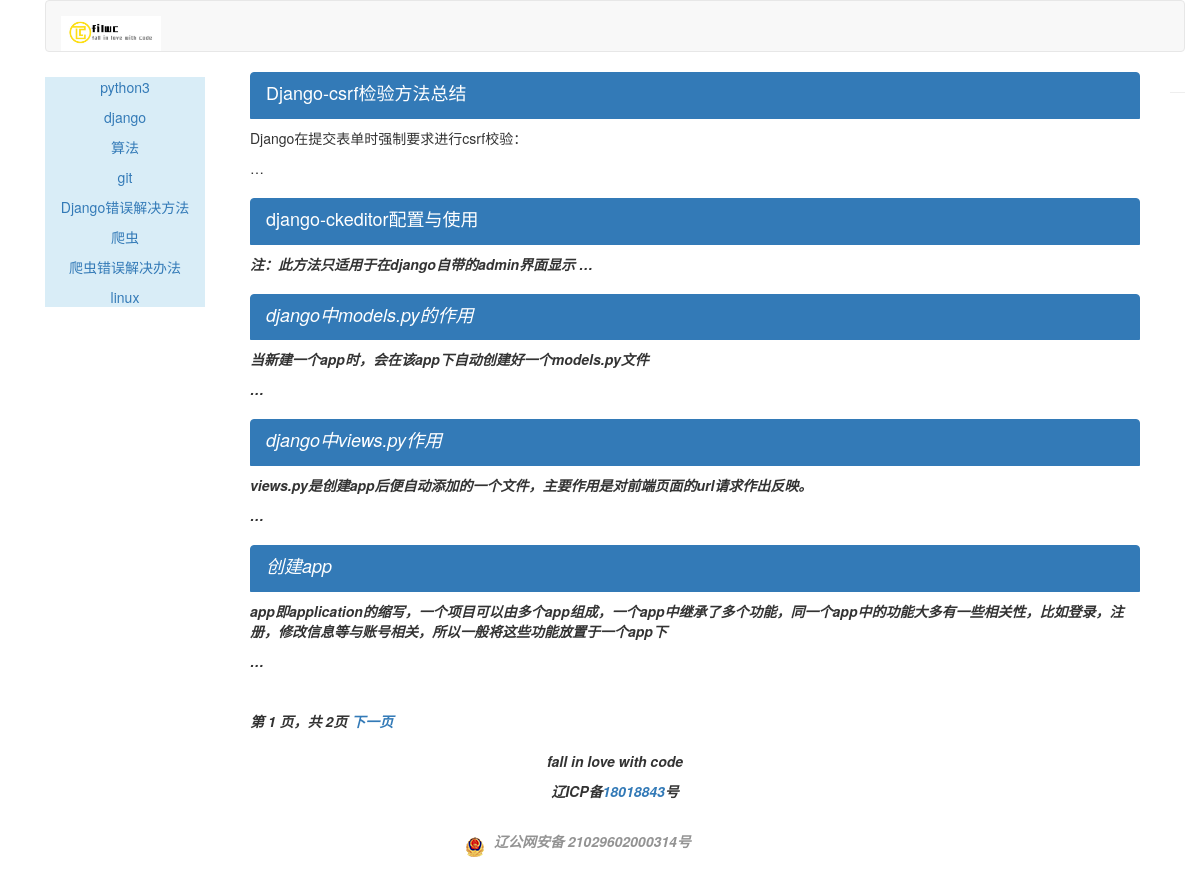
The app's page /blog/article-list/django/ with its own data.
### article/models.py (models this page shows, shortened)
class ArticleColumn(models.Model):
    column = models.CharField(max_length = 200)
    created = models.DateField(auto_now_add = True)

class ArticlePost(models.Model):
    title = models.CharField(max_length = 200)
    slug = models.SlugField(max_length = 500)
    column = models.ForeignKey(ArticleColumn,related_name = "article_column")
    body = RichTextUploadingField()
    created = models.DateTimeField(default = timezone.now())
    updated = models.DateTimeField(auto_now = True)
    class Meta:
        ordering = ["title"]
        index_together = (('id','slug'),)
    def get_absolute_url(self):
        return reverse("blog:article_detail",args = [self.id,self.slug])

### blog/views.py (the view)
# urls.py: url(r'^article-list/(?P<article_column>[-\w]+)/$',views.article_list,name = "article_list"),
def article_list(request,article_column):
    articles_list = ArticlePost.objects.filter(column__column = article_column)
    columns = ArticleColumn.objects.all()
    paginator = Paginator(articles_list,5)
    page = request.GET.get('page')
    try:
        current_page = paginator.page(page)
        articles = current_page.object_list
    except PageNotAnInteger:
        current_page = paginator.page(1)
        articles = current_page.object_list
    except EmptyPage:
        current_page = paginator.page(paginator.num_pages)
        articles = current_page.object_list
    return render(request,"blog/article_list.html",{"articles":articles,"columns":columns,"page":current_page})

### templates/blog/article_list.html (shortened to what this page needs)
{% extends "blog/base.html" %}
{% block content %}
<div class="col-md-12">
    {% for article in articles %}
    <div class="list-group">
        <a href="{{ article.get_absolute_url }}" class="list-group-item active">
            <h4 class="list-group-item-heading">{{article.title}}</h4>
		</a>
		{% autoescape off %}
        	<p class="list-group-item-text">{{article.body|truncatewords:'1'| linebreaks}}</p>
		{% endautoescape %}
    </div>
    {% endfor %}
{% include "paginator.html" %}
</div>
{% endblock %}

### templates/blog/leftslider.html
<div class = "bg-info">
	<div class = "text-center" style = "margin-top:5px">
			{% for column in columns %}
    		<p><a name = "sdsd" href = "{% url 'blog:article_list' column.column %}">{{ column.column }}</a></p>
			{% empty %}
			<p>还没有分类</p>
			{% endfor %}
	</div>
</div>

### records on screen
ArticleColumn: column "python3"
ArticleColumn: column "django"
ArticleColumn: column "算法"
ArticleColumn: column "git"
ArticleColumn: column "Django错误解决方法"
ArticleColumn: column "爬虫"
ArticleColumn: column "爬虫错误解决办法"
ArticleColumn: column "linux"
ArticlePost: title "Django-csrf检验方法总结", body "Django在提交表单时强制要求进行csrf校验： …"
ArticlePost: title "django-ckeditor配置与使用", body "注：此方法只适用于在django自带的admin界面显示 …"
ArticlePost: title "django中models.py的作用", body "当新建一个app时，会在该app下自动创建好一个models.py文件 …"
ArticlePost: title "django中views.py作用", body "views.py是创建app后便自动添加的一个文件，主要作用是对前端页面的url请求作出反映。 …"
ArticlePost: title "创建app", body "app即application的缩写，一个项目可以由多个app组成，一个app中继承了多个功能，同一个app中的功能大多有一些相关性，比如登录，注册，修改信息等与账号相关，所以一般将这些功能放置于一个app下 …"

### other values on screen
{{ page.number }} "1"
{{ page.paginator.num_pages }} "2"
